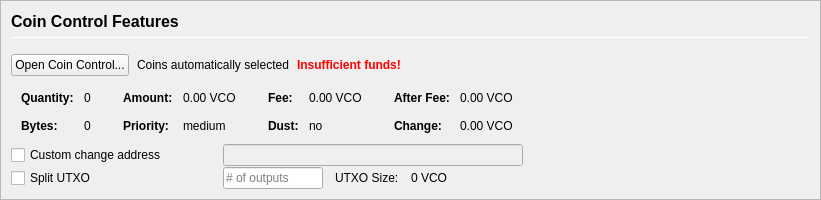
         <widget class="QFrame" name="frameCoinControl">
          <property name="sizePolicy">
           <sizepolicy hsizetype="Expanding" vsizetype="Expanding">
            <horstretch>0</horstretch>
            <verstretch>0</verstretch>
           </sizepolicy>
          </property>
          <property name="maximumSize">
           <size>
            <width>16777215</width>
            <height>16777215</height>
           </size>
          </property>
          <property name="frameShape">
           <enum>QFrame::StyledPanel</enum>
          </property>
          <property name="frameShadow">
           <enum>QFrame::Sunken</enum>
          </property>
          <layout class="QVBoxLayout" name="verticalLayoutCoinControl2">
           <property name="spacing">
            <number>0</number>
           </property>
           <property name="leftMargin">
            <number>0</number>
           </property>
           <property name="topMargin">
            <number>0</number>
           </property>
           <property name="rightMargin">
            <number>0</number>
           </property>
           <property name="bottomMargin">
            <number>0</number>
           </property>
           <item>
            <widget class="QFrame" name="frameCoinControl_BG">
             <layout class="QVBoxLayout" name="verticalLayoutCoinControl" stretch="0,0,0,0,0,0">
              <property name="spacing">
               <number>1</number>
              </property>
              <property name="leftMargin">
               <number>10</number>
              </property>
              <property name="topMargin">
               <number>10</number>
              </property>
              <item>
               <layout class="QHBoxLayout" name="horizontalLayoutCoinControl1">
                <property name="bottomMargin">
                 <number>15</number>
                </property>
                <item>
                 <layout class="QVBoxLayout" name="verticalLayout_3">
                  <property name="spacing">
                   <number>6</number>
                  </property>
                  <item>
                   <widget class="QLabel" name="labelCoinControlFeatures">
                    <property name="sizePolicy">
                     <sizepolicy hsizetype="Preferred" vsizetype="Maximum">
                      <horstretch>0</horstretch>
                      <verstretch>0</verstretch>
                     </sizepolicy>
                    </property>
                    <property name="minimumSize">
                     <size>
                      <width>0</width>
                      <height>20</height>
                     </size>
                    </property>
                    <property name="font">
                     <font>
                      <pointsize>12</pointsize>
                      <weight>75</weight>
                      <bold>true</bold>
                     </font>
                    </property>
                    <property name="styleSheet">
                     <string notr="true">font-weight:bold;</string>
                    </property>
                    <property name="text">
                     <string>Coin Control Features</string>
                    </property>
                   </widget>
                  </item>
                  <item>
                   <widget class="Line" name="line">
                    <property name="minimumSize">
                     <size>
                      <width>0</width>
                      <height>1</height>
                     </size>
                    </property>
                    <property name="maximumSize">
                     <size>
                      <width>16777215</width>
                      <height>1</height>
                     </size>
                    </property>
                    <property name="orientation">
                     <enum>Qt::Horizontal</enum>
                    </property>
                   </widget>
                  </item>
                 </layout>
                </item>
               </layout>
              </item>
              <item>
               <layout class="QHBoxLayout" name="horizontalLayoutCoinControl2" stretch="0,0,0,0">
                <property name="spacing">
                 <number>8</number>
                </property>
                <property name="bottomMargin">
                 <number>10</number>
                </property>
                <item>
                 <widget class="QPushButton" name="pushButtonCoinControl">
                  <property name="styleSheet">
                   <string notr="true"/>
                  </property>
                  <property name="text">
                   <string>Open Coin Control...</string>
                  </property>
                  <property name="autoDefault">
                   <bool>false</bool>
                  </property>
                 </widget>
                </item>
                <item>
                 <widget class="QLabel" name="labelCoinControlAutomaticallySelected">
                  <property name="text">
                   <string>Coins automatically selected</string>
                  </property>
                  <property name="margin">
                   <number>5</number>
                  </property>
                 </widget>
                </item>
                <item>
                 <widget class="QLabel" name="labelCoinControlInsuffFunds">
                  <property name="font">
                   <font>
                    <weight>75</weight>
                    <bold>true</bold>
                   </font>
                  </property>
                  <property name="styleSheet">
                   <string notr="true">color:red;font-weight:bold;</string>
                  </property>
                  <property name="text">
                   <string>Insufficient funds!</string>
                  </property>
                  <property name="margin">
                   <number>5</number>
                  </property>
                 </widget>
                </item>
                <item>
                 <spacer name="horizontalSpacerCoinControl">
                  <property name="orientation">
                   <enum>Qt::Horizontal</enum>
                  </property>
                  <property name="sizeHint" stdset="0">
                   <size>
                    <width>40</width>
                    <height>1</height>
                   </size>
                  </property>
                 </spacer>
                </item>
               </layout>
              </item>
              <item>
               <widget class="QWidget" name="widgetCoinControl" native="true">
                <property name="sizePolicy">
                 <sizepolicy hsizetype="Preferred" vsizetype="Preferred">
                  <horstretch>0</horstretch>
                  <verstretch>0</verstretch>
                 </sizepolicy>
                </property>
                <property name="minimumSize">
                 <size>
                  <width>0</width>
                  <height>0</height>
                 </size>
                </property>
                <property name="styleSheet">
                 <string notr="true"/>
                </property>
                <layout class="QHBoxLayout" name="horizontalLayoutCoinControl5">
                 <property name="leftMargin">
                  <number>0</number>
                 </property>
                 <property name="topMargin">
                  <number>0</number>
                 </property>
                 <property name="rightMargin">
                  <number>0</number>
                 </property>
                 <property name="bottomMargin">
                  <number>0</number>
                 </property>
                 <item>
                  <layout class="QHBoxLayout" name="horizontalLayoutCoinControl3" stretch="0,0,0,1">
                   <property name="spacing">
                    <number>20</number>
                   </property>
                   <property name="topMargin">
                    <number>0</number>
                   </property>
                   <property name="bottomMargin">
                    <number>10</number>
                   </property>
                   <item>
                    <layout class="QFormLayout" name="formLayoutCoinControl1">
                     <property name="horizontalSpacing">
                      <number>10</number>
                     </property>
                     <property name="verticalSpacing">
                      <number>14</number>
                     </property>
                     <property name="leftMargin">
                      <number>10</number>
                     </property>
                     <property name="topMargin">
                      <number>4</number>
                     </property>
                     <property name="rightMargin">
                      <number>6</number>
                     </property>
                     <item row="0" column="0">
                      <widget class="QLabel" name="labelCoinControlQuantityText">
                       <property name="font">
                        <font>
                         <weight>75</weight>
                         <bold>true</bold>
                        </font>
                       </property>
                       <property name="text">
                        <string>Quantity:</string>
                       </property>
                       <property name="margin">
                        <number>0</number>
                       </property>
                      </widget>
                     </item>
                     <item row="0" column="1">
                      <widget class="QLabel" name="labelCoinControlQuantity">
                       <property name="cursor">
                        <cursorShape>IBeamCursor</cursorShape>
                       </property>
                       <property name="contextMenuPolicy">
                        <enum>Qt::ActionsContextMenu</enum>
                       </property>
                       <property name="text">
                        <string notr="true">0</string>
                       </property>
                       <property name="margin">
                        <number>0</number>
                       </property>
                       <property name="textInteractionFlags">
                        <set>Qt::LinksAccessibleByMouse|Qt::TextSelectableByKeyboard|Qt::TextSelectableByMouse</set>
                       </property>
                      </widget>
                     </item>
                     <item row="1" column="0">
                      <widget class="QLabel" name="labelCoinControlBytesText">
                       <property name="font">
                        <font>
                         <weight>75</weight>
                         <bold>true</bold>
                        </font>
                       </property>
                       <property name="text">
                        <string>Bytes:</string>
                       </property>
                      </widget>
                     </item>
                     <item row="1" column="1">
                      <widget class="QLabel" name="labelCoinControlBytes">
                       <property name="cursor">
                        <cursorShape>IBeamCursor</cursorShape>
                       </property>
                       <property name="contextMenuPolicy">
                        <enum>Qt::ActionsContextMenu</enum>
                       </property>
                       <property name="text">
                        <string notr="true">0</string>
                       </property>
                       <property name="textInteractionFlags">
                        <set>Qt::LinksAccessibleByMouse|Qt::TextSelectableByKeyboard|Qt::TextSelectableByMouse</set>
                       </property>
                      </widget>
                     </item>
                    </layout>
                   </item>
                   <item>
                    <layout class="QFormLayout" name="formLayoutCoinControl2">
                     <property name="horizontalSpacing">
                      <number>10</number>
                     </property>
                     <property name="verticalSpacing">
                      <number>14</number>
                     </property>
                     <property name="leftMargin">
                      <number>6</number>
                     </property>
                     <property name="topMargin">
                      <number>4</number>
                     </property>
                     <property name="rightMargin">
                      <number>6</number>
                     </property>
                     <item row="0" column="0">
                      <widget class="QLabel" name="labelCoinControlAmountText">
                       <property name="font">
                        <font>
                         <weight>75</weight>
                         <bold>true</bold>
                        </font>
                       </property>
                       <property name="text">
                        <string>Amount:</string>
                       </property>
                       <property name="margin">
                        <number>0</number>
                       </property>
                      </widget>
                     </item>
                     <item row="0" column="1">
                      <widget class="QLabel" name="labelCoinControlAmount">
                       <property name="cursor">
                        <cursorShape>IBeamCursor</cursorShape>
                       </property>
                       <property name="contextMenuPolicy">
                        <enum>Qt::ActionsContextMenu</enum>
                       </property>
                       <property name="text">
                        <string notr="true">0.00 VCO</string>
                       </property>
                       <property name="textInteractionFlags">
                        <set>Qt::LinksAccessibleByMouse|Qt::TextSelectableByKeyboard|Qt::TextSelectableByMouse</set>
                       </property>
                      </widget>
                     </item>
                     <item row="1" column="0">
                      <widget class="QLabel" name="labelCoinControlPriorityText">
                       <property name="font">
                        <font>
                         <weight>75</weight>
                         <bold>true</bold>
                        </font>
                       </property>
                       <property name="text">
                        <string>Priority:</string>
                       </property>
                      </widget>
                     </item>
                     <item row="1" column="1">
                      <widget class="QLabel" name="labelCoinControlPriority">
                       <property name="cursor">
                        <cursorShape>IBeamCursor</cursorShape>
                       </property>
                       <property name="contextMenuPolicy">
                        <enum>Qt::ActionsContextMenu</enum>
                       </property>
                       <property name="text">
                        <string>medium</string>
                       </property>
                       <property name="textInteractionFlags">
                        <set>Qt::LinksAccessibleByMouse|Qt::TextSelectableByKeyboard|Qt::TextSelectableByMouse</set>
                       </property>
                      </widget>
                     </item>
                    </layout>
                   </item>
                   <item>
                    <layout class="QFormLayout" name="formLayoutCoinControl3">
                     <property name="horizontalSpacing">
                      <number>10</number>
                     </property>
                     <property name="verticalSpacing">
                      <number>14</number>
                     </property>
                     <property name="leftMargin">
                      <number>6</number>
                     </property>
                     <property name="topMargin">
                      <number>4</number>
                     </property>
                     <property name="rightMargin">
                      <number>6</number>
                     </property>
                     <item row="0" column="0">
                      <widget class="QLabel" name="labelCoinControlFeeText">
                       <property name="font">
                        <font>
                         <weight>75</weight>
                         <bold>true</bold>
                        </font>
                       </property>
                       <property name="text">
                        <string>Fee:</string>
                       </property>
                       <property name="margin">
                        <number>0</number>
                       </property>
                      </widget>
                     </item>
                     <item row="0" column="1">
                      <widget class="QLabel" name="labelCoinControlFee">
                       <property name="cursor">
                        <cursorShape>IBeamCursor</cursorShape>
                       </property>
                       <property name="contextMenuPolicy">
                        <enum>Qt::ActionsContextMenu</enum>
                       </property>
                       <property name="text">
                        <string notr="true">0.00 VCO</string>
                       </property>
                       <property name="textInteractionFlags">
                        <set>Qt::LinksAccessibleByMouse|Qt::TextSelectableByKeyboard|Qt::TextSelectableByMouse</set>
                       </property>
                      </widget>
                     </item>
                     <item row="1" column="0">
                      <widget class="QLabel" name="labelCoinControlLowOutputText">
                       <property name="font">
                        <font>
                         <weight>75</weight>
                         <bold>true</bold>
                        </font>
                       </property>
                       <property name="text">
                        <string>Dust:</string>
                       </property>
                      </widget>
                     </item>
                     <item row="1" column="1">
                      <widget class="QLabel" name="labelCoinControlLowOutput">
                       <property name="cursor">
                        <cursorShape>IBeamCursor</cursorShape>
                       </property>
                       <property name="contextMenuPolicy">
                        <enum>Qt::ActionsContextMenu</enum>
                       </property>
                       <property name="text">
                        <string>no</string>
                       </property>
                       <property name="textInteractionFlags">
                        <set>Qt::LinksAccessibleByMouse|Qt::TextSelectableByKeyboard|Qt::TextSelectableByMouse</set>
                       </property>
                      </widget>
                     </item>
                    </layout>
                   </item>
                   <item>
                    <layout class="QFormLayout" name="formLayoutCoinControl4">
                     <property name="horizontalSpacing">
                      <number>10</number>
                     </property>
                     <property name="verticalSpacing">
                      <number>14</number>
                     </property>
                     <property name="leftMargin">
                      <number>6</number>
                     </property>
                     <property name="topMargin">
                      <number>4</number>
                     </property>
                     <property name="rightMargin">
                      <number>6</number>
                     </property>
                     <item row="0" column="0">
                      <widget class="QLabel" name="labelCoinControlAfterFeeText">
                       <property name="font">
                        <font>
                         <weight>75</weight>
                         <bold>true</bold>
                        </font>
                       </property>
                       <property name="text">
                        <string>After Fee:</string>
                       </property>
                       <property name="margin">
                        <number>0</number>
                       </property>
                      </widget>
                     </item>
                     <item row="0" column="1">
                      <widget class="QLabel" name="labelCoinControlAfterFee">
                       <property name="cursor">
                        <cursorShape>IBeamCursor</cursorShape>
                       </property>
                       <property name="contextMenuPolicy">
                        <enum>Qt::ActionsContextMenu</enum>
                       </property>
                       <property name="text">
                        <string notr="true">0.00 VCO</string>
                       </property>
                       <property name="textInteractionFlags">
                        <set>Qt::LinksAccessibleByMouse|Qt::TextSelectableByKeyboard|Qt::TextSelectableByMouse</set>
                       </property>
                      </widget>
                     </item>
                     <item row="1" column="0">
                      <widget class="QLabel" name="labelCoinControlChangeText">
                       <property name="font">
                        <font>
                         <weight>75</weight>
                         <bold>true</bold>
                        </font>
                       </property>
                       <property name="text">
                        <string>Change:</string>
                       </property>
                      </widget>
                     </item>
                     <item row="1" column="1">
                      <widget class="QLabel" name="labelCoinControlChange">
                       <property name="cursor">
                        <cursorShape>IBeamCursor</cursorShape>
                       </property>
                       <property name="contextMenuPolicy">
                        <enum>Qt::ActionsContextMenu</enum>
                       </property>
                       <property name="text">
                        <string notr="true">0.00 VCO</string>
                       </property>
                       <property name="textInteractionFlags">
                        <set>Qt::LinksAccessibleByMouse|Qt::TextSelectableByKeyboard|Qt::TextSelectableByMouse</set>
                       </property>
                      </widget>
                     </item>
                    </layout>
                   </item>
                  </layout>
                 </item>
                </layout>
               </widget>
              </item>
              <item>
               <layout class="QHBoxLayout" name="horizontalLayoutCoinControl4">
                <property name="spacing">
                 <number>12</number>
                </property>
                <property name="sizeConstraint">
                 <enum>QLayout::SetDefaultConstraint</enum>
                </property>
                <property name="topMargin">
                 <number>0</number>
                </property>
                <property name="rightMargin">
                 <number>0</number>
                </property>
                <item>
                 <widget class="QCheckBox" name="checkBoxCoinControlChange">
                  <property name="sizePolicy">
                   <sizepolicy hsizetype="Preferred" vsizetype="Preferred">
                    <horstretch>0</horstretch>
                    <verstretch>0</verstretch>
                   </sizepolicy>
                  </property>
                  <property name="minimumSize">
                   <size>
                    <width>200</width>
                    <height>0</height>
                   </size>
                  </property>
                  <property name="maximumSize">
                   <size>
                    <width>200</width>
                    <height>16777215</height>
                   </size>
                  </property>
                  <property name="toolTip">
                   <string>If this is activated, but the change address is empty or invalid, change will be sent to a newly generated address.</string>
                  </property>
                  <property name="text">
                   <string>Custom change address</string>
                  </property>
                 </widget>
                </item>
                <item>
                 <widget class="QValidatedLineEdit" name="lineEditCoinControlChange">
                  <property name="enabled">
                   <bool>false</bool>
                  </property>
                  <property name="sizePolicy">
                   <sizepolicy hsizetype="Preferred" vsizetype="Preferred">
                    <horstretch>0</horstretch>
                    <verstretch>0</verstretch>
                   </sizepolicy>
                  </property>
                  <property name="minimumSize">
                   <size>
                    <width>300</width>
                    <height>0</height>
                   </size>
                  </property>
                 </widget>
                </item>
                <item>
                 <widget class="QLabel" name="labelCoinControlChangeLabel">
                  <property name="sizePolicy">
                   <sizepolicy hsizetype="Preferred" vsizetype="Preferred">
                    <horstretch>0</horstretch>
                    <verstretch>0</verstretch>
                   </sizepolicy>
                  </property>
                  <property name="minimumSize">
                   <size>
                    <width>100</width>
                    <height>0</height>
                   </size>
                  </property>
                  <property name="text">
                   <string/>
                  </property>
                  <property name="margin">
                   <number>3</number>
                  </property>
                 </widget>
                </item>
               </layout>
              </item>
              <item>
               <layout class="QHBoxLayout" name="horizontalLayoutCoinControl6">
                <property name="spacing">
                 <number>12</number>
                </property>
                <property name="rightMargin">
                 <number>0</number>
                </property>
                <item>
                 <widget class="QCheckBox" name="splitBlockCheckBox">
                  <property name="sizePolicy">
                   <sizepolicy hsizetype="Preferred" vsizetype="Preferred">
                    <horstretch>0</horstretch>
                    <verstretch>0</verstretch>
                   </sizepolicy>
                  </property>
                  <property name="minimumSize">
                   <size>
                    <width>200</width>
                    <height>0</height>
                   </size>
                  </property>
                  <property name="maximumSize">
                   <size>
                    <width>200</width>
                    <height>16777215</height>
                   </size>
                  </property>
                  <property name="text">
                   <string>Split UTXO</string>
                  </property>
                 </widget>
                </item>
                <item>
                 <widget class="QLineEdit" name="splitBlockLineEdit">
                  <property name="sizePolicy">
                   <sizepolicy hsizetype="Preferred" vsizetype="Preferred">
                    <horstretch>50</horstretch>
                    <verstretch>0</verstretch>
                   </sizepolicy>
                  </property>
                  <property name="minimumSize">
                   <size>
                    <width>100</width>
                    <height>0</height>
                   </size>
                  </property>
                  <property name="maximumSize">
                   <size>
                    <width>100</width>
                    <height>16777215</height>
                   </size>
                  </property>
                  <property name="placeholderText">
                   <string># of outputs</string>
                  </property>
                 </widget>
                </item>
                <item>
                 <widget class="QLabel" name="labelBlockSizeText">
                  <property name="text">
                   <string>UTXO Size:</string>
                  </property>
                 </widget>
                </item>
                <item>
                 <widget class="QLabel" name="labelBlockSize">
                  <property name="text">
                   <string>0 VCO</string>
                  </property>
                 </widget>
                </item>
                <item>
                 <spacer name="horizontalSpacer_7">
                  <property name="orientation">
                   <enum>Qt::Horizontal</enum>
                  </property>
                  <property name="sizeHint" stdset="0">
                   <size>
                    <width>40</width>
                    <height>20</height>
                   </size>
                  </property>
                 </spacer>
                </item>
               </layout>
              </item>
              <item>
               <spacer name="verticalSpacerCoinControl">
                <property name="orientation">
                 <enum>Qt::Vertical</enum>
                </property>
                <property name="sizeHint" stdset="0">
                 <size>
                  <width>800</width>
                  <height>1</height>
                 </size>
                </property>
               </spacer>
              </item>
             </layout>
            </widget>
           </item>
          </layout>
         </widget>
